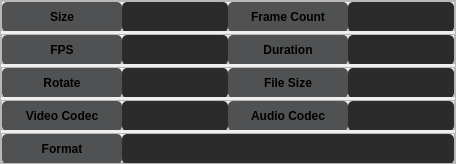
                     <widget class="QFrame" name="Metadata">
                      <property name="styleSheet">
                       <string notr="true">QLabel{
	background-color: rgb(80,81,82);
	border-radius: 5px;
}
QLineEdit{
	background-color: rgb(43,43,43);
	border-radius: 5px;
}
QLineEdit:hover{
	border: 2px solid rgb(64, 71, 88);
}</string>
                      </property>
                      <property name="frameShape">
                       <enum>QFrame::StyledPanel</enum>
                      </property>
                      <property name="frameShadow">
                       <enum>QFrame::Raised</enum>
                      </property>
                      <layout class="QVBoxLayout" name="verticalLayout_17">
                       <property name="spacing">
                        <number>3</number>
                       </property>
                       <property name="leftMargin">
                        <number>0</number>
                       </property>
                       <property name="topMargin">
                        <number>0</number>
                       </property>
                       <property name="rightMargin">
                        <number>0</number>
                       </property>
                       <property name="bottomMargin">
                        <number>0</number>
                       </property>
                       <item>
                        <widget class="QFrame" name="frame_23">
                         <property name="minimumSize">
                          <size>
                           <width>0</width>
                           <height>30</height>
                          </size>
                         </property>
                         <property name="maximumSize">
                          <size>
                           <width>16777215</width>
                           <height>30</height>
                          </size>
                         </property>
                         <property name="frameShape">
                          <enum>QFrame::StyledPanel</enum>
                         </property>
                         <property name="frameShadow">
                          <enum>QFrame::Raised</enum>
                         </property>
                         <layout class="QHBoxLayout" name="horizontalLayout_25">
                          <property name="spacing">
                           <number>0</number>
                          </property>
                          <property name="leftMargin">
                           <number>0</number>
                          </property>
                          <property name="topMargin">
                           <number>0</number>
                          </property>
                          <property name="rightMargin">
                           <number>0</number>
                          </property>
                          <property name="bottomMargin">
                           <number>0</number>
                          </property>
                          <item>
                           <widget class="QLabel" name="meta_size_lb">
                            <property name="minimumSize">
                             <size>
                              <width>120</width>
                              <height>30</height>
                             </size>
                            </property>
                            <property name="maximumSize">
                             <size>
                              <width>16777215</width>
                              <height>30</height>
                             </size>
                            </property>
                            <property name="font">
                             <font>
                              <family>Segoe UI</family>
                              <bold>true</bold>
                             </font>
                            </property>
                            <property name="styleSheet">
                             <string notr="true"/>
                            </property>
                            <property name="text">
                             <string>Size</string>
                            </property>
                            <property name="alignment">
                             <set>Qt::AlignCenter</set>
                            </property>
                           </widget>
                          </item>
                          <item>
                           <widget class="QLineEdit" name="meta_size_le">
                            <property name="minimumSize">
                             <size>
                              <width>0</width>
                              <height>30</height>
                             </size>
                            </property>
                            <property name="maximumSize">
                             <size>
                              <width>16777215</width>
                              <height>30</height>
                             </size>
                            </property>
                            <property name="font">
                             <font>
                              <family>Segoe UI</family>
                             </font>
                            </property>
                            <property name="text">
                             <string/>
                            </property>
                            <property name="readOnly">
                             <bool>true</bool>
                            </property>
                           </widget>
                          </item>
                          <item>
                           <widget class="QLabel" name="meta_nbframe_lb">
                            <property name="minimumSize">
                             <size>
                              <width>120</width>
                              <height>30</height>
                             </size>
                            </property>
                            <property name="maximumSize">
                             <size>
                              <width>16777215</width>
                              <height>30</height>
                             </size>
                            </property>
                            <property name="font">
                             <font>
                              <family>Segoe UI</family>
                              <bold>true</bold>
                             </font>
                            </property>
                            <property name="text">
                             <string>Frame Count</string>
                            </property>
                            <property name="alignment">
                             <set>Qt::AlignCenter</set>
                            </property>
                           </widget>
                          </item>
                          <item>
                           <widget class="QLineEdit" name="meta_nbframe_le">
                            <property name="minimumSize">
                             <size>
                              <width>0</width>
                              <height>30</height>
                             </size>
                            </property>
                            <property name="maximumSize">
                             <size>
                              <width>16777215</width>
                              <height>30</height>
                             </size>
                            </property>
                            <property name="font">
                             <font>
                              <family>Segoe UI</family>
                             </font>
                            </property>
                            <property name="text">
                             <string/>
                            </property>
                            <property name="readOnly">
                             <bool>true</bool>
                            </property>
                           </widget>
                          </item>
                         </layout>
                        </widget>
                       </item>
                       <item>
                        <widget class="QFrame" name="frame_25">
                         <property name="minimumSize">
                          <size>
                           <width>0</width>
                           <height>30</height>
                          </size>
                         </property>
                         <property name="maximumSize">
                          <size>
                           <width>16777215</width>
                           <height>30</height>
                          </size>
                         </property>
                         <property name="font">
                          <font>
                           <family>Segoe UI</family>
                          </font>
                         </property>
                         <property name="frameShape">
                          <enum>QFrame::StyledPanel</enum>
                         </property>
                         <property name="frameShadow">
                          <enum>QFrame::Raised</enum>
                         </property>
                         <layout class="QHBoxLayout" name="horizontalLayout_26">
                          <property name="spacing">
                           <number>0</number>
                          </property>
                          <property name="leftMargin">
                           <number>0</number>
                          </property>
                          <property name="topMargin">
                           <number>0</number>
                          </property>
                          <property name="rightMargin">
                           <number>0</number>
                          </property>
                          <property name="bottomMargin">
                           <number>0</number>
                          </property>
                          <item>
                           <widget class="QLabel" name="label_11">
                            <property name="minimumSize">
                             <size>
                              <width>120</width>
                              <height>30</height>
                             </size>
                            </property>
                            <property name="maximumSize">
                             <size>
                              <width>16777215</width>
                              <height>30</height>
                             </size>
                            </property>
                            <property name="font">
                             <font>
                              <family>Segoe UI</family>
                              <bold>true</bold>
                             </font>
                            </property>
                            <property name="text">
                             <string>FPS</string>
                            </property>
                            <property name="alignment">
                             <set>Qt::AlignCenter</set>
                            </property>
                           </widget>
                          </item>
                          <item>
                           <widget class="QLineEdit" name="meta_fps_le">
                            <property name="minimumSize">
                             <size>
                              <width>0</width>
                              <height>30</height>
                             </size>
                            </property>
                            <property name="maximumSize">
                             <size>
                              <width>16777215</width>
                              <height>30</height>
                             </size>
                            </property>
                            <property name="font">
                             <font>
                              <family>Segoe UI</family>
                             </font>
                            </property>
                            <property name="readOnly">
                             <bool>true</bool>
                            </property>
                           </widget>
                          </item>
                          <item>
                           <widget class="QLabel" name="label_16">
                            <property name="minimumSize">
                             <size>
                              <width>120</width>
                              <height>30</height>
                             </size>
                            </property>
                            <property name="maximumSize">
                             <size>
                              <width>16777215</width>
                              <height>30</height>
                             </size>
                            </property>
                            <property name="font">
                             <font>
                              <family>Segoe UI</family>
                              <bold>true</bold>
                             </font>
                            </property>
                            <property name="text">
                             <string>Duration</string>
                            </property>
                            <property name="alignment">
                             <set>Qt::AlignCenter</set>
                            </property>
                           </widget>
                          </item>
                          <item>
                           <widget class="QLineEdit" name="meta_duration_le">
                            <property name="minimumSize">
                             <size>
                              <width>0</width>
                              <height>30</height>
                             </size>
                            </property>
                            <property name="maximumSize">
                             <size>
                              <width>16777215</width>
                              <height>30</height>
                             </size>
                            </property>
                            <property name="readOnly">
                             <bool>true</bool>
                            </property>
                           </widget>
                          </item>
                         </layout>
                        </widget>
                       </item>
                       <item>
                        <widget class="QFrame" name="frame_27">
                         <property name="minimumSize">
                          <size>
                           <width>0</width>
                           <height>30</height>
                          </size>
                         </property>
                         <property name="maximumSize">
                          <size>
                           <width>16777215</width>
                           <height>30</height>
                          </size>
                         </property>
                         <property name="frameShape">
                          <enum>QFrame::StyledPanel</enum>
                         </property>
                         <property name="frameShadow">
                          <enum>QFrame::Raised</enum>
                         </property>
                         <layout class="QHBoxLayout" name="horizontalLayout_27">
                          <property name="spacing">
                           <number>0</number>
                          </property>
                          <property name="leftMargin">
                           <number>0</number>
                          </property>
                          <property name="topMargin">
                           <number>0</number>
                          </property>
                          <property name="rightMargin">
                           <number>0</number>
                          </property>
                          <property name="bottomMargin">
                           <number>0</number>
                          </property>
                          <item>
                           <widget class="QLabel" name="label_15">
                            <property name="minimumSize">
                             <size>
                              <width>120</width>
                              <height>30</height>
                             </size>
                            </property>
                            <property name="maximumSize">
                             <size>
                              <width>16777215</width>
                              <height>30</height>
                             </size>
                            </property>
                            <property name="font">
                             <font>
                              <family>Segoe UI</family>
                              <bold>true</bold>
                             </font>
                            </property>
                            <property name="text">
                             <string>Rotate</string>
                            </property>
                            <property name="alignment">
                             <set>Qt::AlignCenter</set>
                            </property>
                           </widget>
                          </item>
                          <item>
                           <widget class="QLineEdit" name="meta_rotate_le">
                            <property name="minimumSize">
                             <size>
                              <width>0</width>
                              <height>30</height>
                             </size>
                            </property>
                            <property name="maximumSize">
                             <size>
                              <width>16777215</width>
                              <height>30</height>
                             </size>
                            </property>
                            <property name="font">
                             <font>
                              <family>Segoe UI</family>
                             </font>
                            </property>
                            <property name="readOnly">
                             <bool>true</bool>
                            </property>
                           </widget>
                          </item>
                          <item>
                           <widget class="QLabel" name="label_12">
                            <property name="minimumSize">
                             <size>
                              <width>120</width>
                              <height>30</height>
                             </size>
                            </property>
                            <property name="maximumSize">
                             <size>
                              <width>16777215</width>
                              <height>30</height>
                             </size>
                            </property>
                            <property name="font">
                             <font>
                              <family>Segoe UI</family>
                              <bold>true</bold>
                             </font>
                            </property>
                            <property name="text">
                             <string>File Size</string>
                            </property>
                            <property name="alignment">
                             <set>Qt::AlignCenter</set>
                            </property>
                           </widget>
                          </item>
                          <item>
                           <widget class="QLineEdit" name="meta_filesize_le">
                            <property name="minimumSize">
                             <size>
                              <width>0</width>
                              <height>30</height>
                             </size>
                            </property>
                            <property name="maximumSize">
                             <size>
                              <width>16777215</width>
                              <height>30</height>
                             </size>
                            </property>
                            <property name="font">
                             <font>
                              <family>Segoe UI</family>
                             </font>
                            </property>
                            <property name="readOnly">
                             <bool>true</bool>
                            </property>
                           </widget>
                          </item>
                         </layout>
                        </widget>
                       </item>
                       <item>
                        <widget class="QFrame" name="frame_28">
                         <property name="minimumSize">
                          <size>
                           <width>0</width>
                           <height>30</height>
                          </size>
                         </property>
                         <property name="maximumSize">
                          <size>
                           <width>16777215</width>
                           <height>30</height>
                          </size>
                         </property>
                         <property name="frameShape">
                          <enum>QFrame::StyledPanel</enum>
                         </property>
                         <property name="frameShadow">
                          <enum>QFrame::Raised</enum>
                         </property>
                         <layout class="QHBoxLayout" name="horizontalLayout_28">
                          <property name="spacing">
                           <number>0</number>
                          </property>
                          <property name="leftMargin">
                           <number>0</number>
                          </property>
                          <property name="topMargin">
                           <number>0</number>
                          </property>
                          <property name="rightMargin">
                           <number>0</number>
                          </property>
                          <property name="bottomMargin">
                           <number>0</number>
                          </property>
                          <item>
                           <widget class="QLabel" name="label_14">
                            <property name="minimumSize">
                             <size>
                              <width>120</width>
                              <height>30</height>
                             </size>
                            </property>
                            <property name="maximumSize">
                             <size>
                              <width>16777215</width>
                              <height>30</height>
                             </size>
                            </property>
                            <property name="font">
                             <font>
                              <family>Segoe UI</family>
                              <bold>true</bold>
                             </font>
                            </property>
                            <property name="text">
                             <string>Video Codec</string>
                            </property>
                            <property name="alignment">
                             <set>Qt::AlignCenter</set>
                            </property>
                           </widget>
                          </item>
                          <item>
                           <widget class="QLineEdit" name="meta_vc_le">
                            <property name="minimumSize">
                             <size>
                              <width>0</width>
                              <height>30</height>
                             </size>
                            </property>
                            <property name="maximumSize">
                             <size>
                              <width>16777215</width>
                              <height>30</height>
                             </size>
                            </property>
                            <property name="font">
                             <font>
                              <family>Segoe UI</family>
                             </font>
                            </property>
                            <property name="readOnly">
                             <bool>true</bool>
                            </property>
                           </widget>
                          </item>
                          <item>
                           <widget class="QLabel" name="label_13">
                            <property name="minimumSize">
                             <size>
                              <width>120</width>
                              <height>30</height>
                             </size>
                            </property>
                            <property name="maximumSize">
                             <size>
                              <width>16777215</width>
                              <height>30</height>
                             </size>
                            </property>
                            <property name="font">
                             <font>
                              <family>Segoe UI</family>
                              <bold>true</bold>
                             </font>
                            </property>
                            <property name="text">
                             <string>Audio Codec</string>
                            </property>
                            <property name="alignment">
                             <set>Qt::AlignCenter</set>
                            </property>
                           </widget>
                          </item>
                          <item>
                           <widget class="QLineEdit" name="meta_ac_le">
                            <property name="minimumSize">
                             <size>
                              <width>0</width>
                              <height>30</height>
                             </size>
                            </property>
                            <property name="maximumSize">
                             <size>
                              <width>16777215</width>
                              <height>30</height>
                             </size>
                            </property>
                            <property name="font">
                             <font>
                              <family>Segoe UI</family>
                             </font>
                            </property>
                            <property name="readOnly">
                             <bool>true</bool>
                            </property>
                           </widget>
                          </item>
                         </layout>
                        </widget>
                       </item>
                       <item>
                        <widget class="QFrame" name="frame_29">
                         <property name="minimumSize">
                          <size>
                           <width>0</width>
                           <height>30</height>
                          </size>
                         </property>
                         <property name="maximumSize">
                          <size>
                           <width>16777215</width>
                           <height>30</height>
                          </size>
                         </property>
                         <property name="frameShape">
                          <enum>QFrame::StyledPanel</enum>
                         </property>
                         <property name="frameShadow">
                          <enum>QFrame::Raised</enum>
                         </property>
                         <layout class="QHBoxLayout" name="horizontalLayout_29">
                          <property name="spacing">
                           <number>0</number>
                          </property>
                          <property name="leftMargin">
                           <number>0</number>
                          </property>
                          <property name="topMargin">
                           <number>0</number>
                          </property>
                          <property name="rightMargin">
                           <number>0</number>
                          </property>
                          <property name="bottomMargin">
                           <number>0</number>
                          </property>
                          <item>
                           <widget class="QLabel" name="label_17">
                            <property name="minimumSize">
                             <size>
                              <width>120</width>
                              <height>30</height>
                             </size>
                            </property>
                            <property name="maximumSize">
                             <size>
                              <width>120</width>
                              <height>30</height>
                             </size>
                            </property>
                            <property name="font">
                             <font>
                              <family>Segoe UI</family>
                              <bold>true</bold>
                             </font>
                            </property>
                            <property name="text">
                             <string>Format</string>
                            </property>
                            <property name="alignment">
                             <set>Qt::AlignCenter</set>
                            </property>
                           </widget>
                          </item>
                          <item>
                           <widget class="QLineEdit" name="meta_format_le">
                            <property name="minimumSize">
                             <size>
                              <width>0</width>
                              <height>30</height>
                             </size>
                            </property>
                            <property name="maximumSize">
                             <size>
                              <width>16777215</width>
                              <height>30</height>
                             </size>
                            </property>
                            <property name="font">
                             <font>
                              <family>Segoe UI</family>
                             </font>
                            </property>
                            <property name="readOnly">
                             <bool>true</bool>
                            </property>
                           </widget>
                          </item>
                         </layout>
                        </widget>
                       </item>
                      </layout>
                     </widget>
